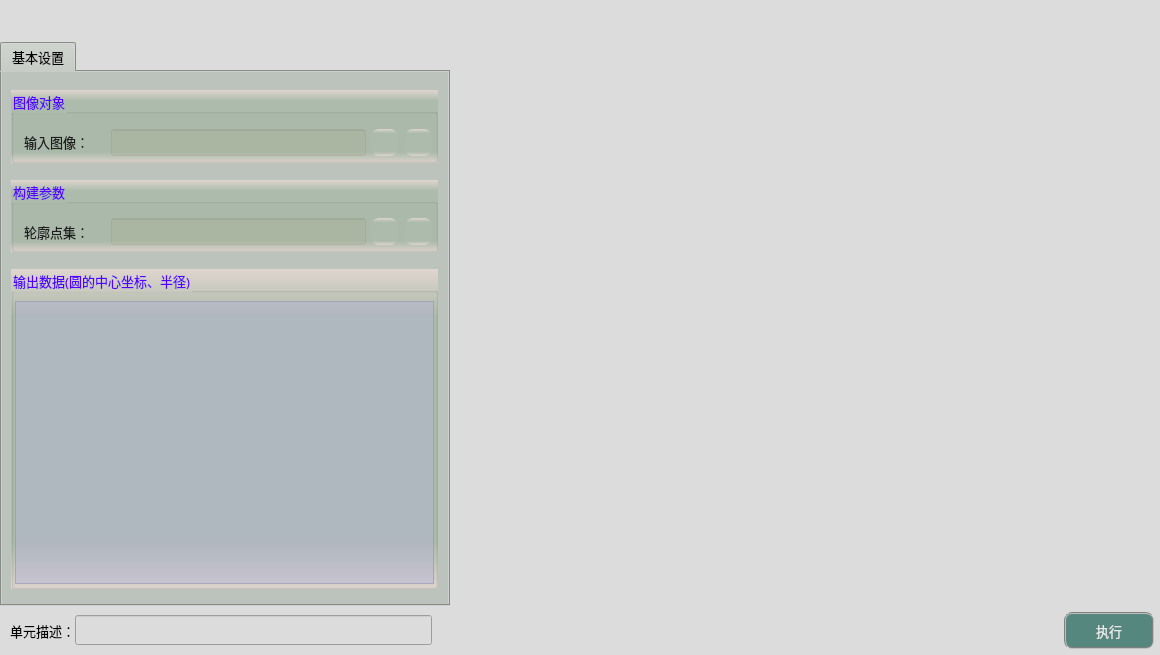
<?xml version="1.0" encoding="UTF-8"?>
<ui version="4.0">
 <class>frmFitCircleClass</class>
 <widget class="QDialog" name="frmFitCircleClass">
  <property name="geometry">
   <rect>
    <x>0</x>
    <y>0</y>
    <width>1160</width>
    <height>655</height>
   </rect>
  </property>
  <property name="sizePolicy">
   <sizepolicy hsizetype="Fixed" vsizetype="Fixed">
    <horstretch>0</horstretch>
    <verstretch>0</verstretch>
   </sizepolicy>
  </property>
  <property name="minimumSize">
   <size>
    <width>1160</width>
    <height>655</height>
   </size>
  </property>
  <property name="maximumSize">
   <size>
    <width>1160</width>
    <height>655</height>
   </size>
  </property>
  <property name="windowTitle">
   <string>拟合圆</string>
  </property>
  <property name="styleSheet">
   <string notr="true">background-color: rgb(220, 220, 220);</string>
  </property>
  <layout class="QGridLayout" name="gridLayout">
   <property name="leftMargin">
    <number>0</number>
   </property>
   <property name="topMargin">
    <number>0</number>
   </property>
   <property name="rightMargin">
    <number>0</number>
   </property>
   <property name="bottomMargin">
    <number>0</number>
   </property>
   <property name="spacing">
    <number>1</number>
   </property>
   <item row="1" column="0">
    <widget class="QTabWidget" name="tabWidget">
     <property name="sizePolicy">
      <sizepolicy hsizetype="Fixed" vsizetype="Expanding">
       <horstretch>0</horstretch>
       <verstretch>0</verstretch>
      </sizepolicy>
     </property>
     <property name="minimumSize">
      <size>
       <width>450</width>
       <height>550</height>
      </size>
     </property>
     <property name="maximumSize">
      <size>
       <width>16777215</width>
       <height>16777215</height>
      </size>
     </property>
     <property name="font">
      <font>
       <family>微软雅黑</family>
       <pointsize>10</pointsize>
      </font>
     </property>
     <property name="styleSheet">
      <string notr="true">background-color: #bcc2bc;</string>
     </property>
     <property name="currentIndex">
      <number>0</number>
     </property>
     <widget class="QWidget" name="tab">
      <attribute name="title">
       <string>基本设置</string>
      </attribute>
      <widget class="QGroupBox" name="groupCamera">
       <property name="geometry">
        <rect>
         <x>9</x>
         <y>18</y>
         <width>427</width>
         <height>73</height>
        </rect>
       </property>
       <property name="font">
        <font>
         <family>微软雅黑</family>
         <pointsize>10</pointsize>
        </font>
       </property>
       <property name="styleSheet">
        <string notr="true">background-color: qlineargradient(x1:0, y1:0, x2:0, y2:1, stop:0 #dfd5cf, stop: 0.15 #acbbac, stop: 0.85 #acbbac,stop:1 #dfd5cf);
color: rgb(85, 0, 255);</string>
       </property>
       <property name="title">
        <string>图像对象</string>
       </property>
       <widget class="QLabel" name="label_4">
        <property name="geometry">
         <rect>
          <x>13</x>
          <y>42</y>
          <width>79</width>
          <height>19</height>
         </rect>
        </property>
        <property name="font">
         <font>
          <family>微软雅黑</family>
          <pointsize>10</pointsize>
         </font>
        </property>
        <property name="styleSheet">
         <string notr="true">color: rgb(30, 30, 30);
background: transparent;</string>
        </property>
        <property name="text">
         <string>输入图像：</string>
        </property>
       </widget>
       <widget class="QLineEdit" name="txtLinkImage">
        <property name="geometry">
         <rect>
          <x>100</x>
          <y>39</y>
          <width>255</width>
          <height>27</height>
         </rect>
        </property>
        <property name="font">
         <font>
          <family>微软雅黑</family>
          <pointsize>10</pointsize>
         </font>
        </property>
        <property name="styleSheet">
         <string notr="true">color: rgb(0, 0, 200);
background-color: rgba(170, 170, 127,50);</string>
        </property>
        <property name="alignment">
         <set>Qt::AlignCenter</set>
        </property>
        <property name="readOnly">
         <bool>true</bool>
        </property>
       </widget>
       <widget class="QPushButton" name="btnLinkImage">
        <property name="geometry">
         <rect>
          <x>360</x>
          <y>39</y>
          <width>27</width>
          <height>27</height>
         </rect>
        </property>
        <property name="toolTip">
         <string>链接图像</string>
        </property>
        <property name="styleSheet">
         <string notr="true">QWidget{ border:none;border-radius: 8px;padding: 2px 4px;}
QPushButton:hover{ background-color: rgba(85, 150, 127, 100);}
QPushButton:pressed{background-color: rgba(85, 180, 127, 160);}</string>
        </property>
        <property name="text">
         <string/>
        </property>
        <property name="icon">
         <iconset resource="sub_res.qrc">
          <normaloff>:/resource/link.png</normaloff>:/resource/link.png</iconset>
        </property>
        <property name="iconSize">
         <size>
          <width>27</width>
          <height>27</height>
         </size>
        </property>
       </widget>
       <widget class="QPushButton" name="btnDelLinkImage">
        <property name="geometry">
         <rect>
          <x>394</x>
          <y>39</y>
          <width>27</width>
          <height>27</height>
         </rect>
        </property>
        <property name="toolTip">
         <string>删除图像链接</string>
        </property>
        <property name="styleSheet">
         <string notr="true">QWidget{ border:none;border-radius: 8px;padding: 2px 4px;}
QPushButton:hover{ background-color: rgba(226, 142, 162, 100);}
QPushButton:pressed{background-color: rgba(226, 172, 162, 200);}</string>
        </property>
        <property name="text">
         <string/>
        </property>
        <property name="icon">
         <iconset resource="sub_res.qrc">
          <normaloff>:/resource/del_link.png</normaloff>:/resource/del_link.png</iconset>
        </property>
        <property name="iconSize">
         <size>
          <width>27</width>
          <height>27</height>
         </size>
        </property>
       </widget>
      </widget>
      <widget class="QGroupBox" name="groupC2">
       <property name="geometry">
        <rect>
         <x>9</x>
         <y>108</y>
         <width>427</width>
         <height>72</height>
        </rect>
       </property>
       <property name="font">
        <font>
         <family>微软雅黑</family>
         <pointsize>10</pointsize>
        </font>
       </property>
       <property name="styleSheet">
        <string notr="true">background-color: qlineargradient(x1:0, y1:0, x2:0, y2:1, stop:0 #dfd5cf, stop: 0.15 #acbbac, stop: 0.85 #acbbac,stop:1 #dfd5cf);
color: rgb(85, 0, 255);</string>
       </property>
       <property name="title">
        <string>构建参数</string>
       </property>
       <widget class="QLabel" name="label_5">
        <property name="geometry">
         <rect>
          <x>13</x>
          <y>42</y>
          <width>79</width>
          <height>19</height>
         </rect>
        </property>
        <property name="font">
         <font>
          <family>微软雅黑</family>
          <pointsize>10</pointsize>
         </font>
        </property>
        <property name="styleSheet">
         <string notr="true">color: rgb(30, 30, 30);
background: transparent;</string>
        </property>
        <property name="text">
         <string>轮廓点集：</string>
        </property>
       </widget>
       <widget class="QPushButton" name="btnDelLinkContour">
        <property name="geometry">
         <rect>
          <x>394</x>
          <y>38</y>
          <width>27</width>
          <height>27</height>
         </rect>
        </property>
        <property name="toolTip">
         <string>删除轮廓点集链接</string>
        </property>
        <property name="styleSheet">
         <string notr="true">QWidget{ border:none;border-radius: 8px;padding: 2px 4px;}
QPushButton:hover{ background-color: rgba(226, 142, 162, 100);}
QPushButton:pressed{background-color: rgba(226, 172, 162, 200);}</string>
        </property>
        <property name="text">
         <string/>
        </property>
        <property name="icon">
         <iconset resource="sub_res.qrc">
          <normaloff>:/resource/del_link.png</normaloff>:/resource/del_link.png</iconset>
        </property>
        <property name="iconSize">
         <size>
          <width>27</width>
          <height>27</height>
         </size>
        </property>
       </widget>
       <widget class="QPushButton" name="btnLinkContour">
        <property name="geometry">
         <rect>
          <x>360</x>
          <y>38</y>
          <width>27</width>
          <height>27</height>
         </rect>
        </property>
        <property name="toolTip">
         <string>链接轮廓点集</string>
        </property>
        <property name="styleSheet">
         <string notr="true">QWidget{ border:none;border-radius: 8px;padding: 2px 4px;}
QPushButton:hover{ background-color: rgba(85, 150, 127, 100);}
QPushButton:pressed{background-color: rgba(85, 180, 127, 160);}</string>
        </property>
        <property name="text">
         <string/>
        </property>
        <property name="icon">
         <iconset resource="sub_res.qrc">
          <normaloff>:/resource/link.png</normaloff>:/resource/link.png</iconset>
        </property>
        <property name="iconSize">
         <size>
          <width>27</width>
          <height>27</height>
         </size>
        </property>
       </widget>
       <widget class="QLineEdit" name="txtLinkContour">
        <property name="geometry">
         <rect>
          <x>100</x>
          <y>38</y>
          <width>255</width>
          <height>27</height>
         </rect>
        </property>
        <property name="font">
         <font>
          <family>微软雅黑</family>
          <pointsize>10</pointsize>
         </font>
        </property>
        <property name="toolTip">
         <string>vector&lt;cv::Point2f&gt;类型</string>
        </property>
        <property name="styleSheet">
         <string notr="true">color: rgb(0, 0, 200);
background-color: rgba(170, 170, 127,50);</string>
        </property>
        <property name="alignment">
         <set>Qt::AlignCenter</set>
        </property>
        <property name="readOnly">
         <bool>true</bool>
        </property>
       </widget>
      </widget>
      <widget class="QGroupBox" name="groupC3">
       <property name="geometry">
        <rect>
         <x>9</x>
         <y>197</y>
         <width>427</width>
         <height>320</height>
        </rect>
       </property>
       <property name="font">
        <font>
         <family>微软雅黑</family>
         <pointsize>10</pointsize>
        </font>
       </property>
       <property name="styleSheet">
        <string notr="true">background-color: qlineargradient(x1:0, y1:0, x2:0, y2:1, stop:0 #dfd5cf, stop: 0.15 #acbbac, stop: 0.85 #acbbac,stop:1 #dfd5cf);
color: rgb(85, 0, 255);</string>
       </property>
       <property name="title">
        <string>输出数据(圆的中心坐标、半径)</string>
       </property>
       <widget class="QTextEdit" name="txtMsg">
        <property name="geometry">
         <rect>
          <x>4</x>
          <y>32</y>
          <width>419</width>
          <height>283</height>
         </rect>
        </property>
        <property name="font">
         <font>
          <family>微软雅黑</family>
         </font>
        </property>
        <property name="styleSheet">
         <string notr="true">QTextEdit         
{
    background-color: rgba(180, 180, 215,120);    
    gridline-color: rgba(220, 220, 255,255);
    color: rgba(20, 20, 20,200);
}
QScrollBar:vertical{ 
		background:#FFFFF2;
		padding-top:20px;
		padding-bottom:20px;
		padding-left:2px;
		padding-right:2px;
		border-left:1px solid #d7d7d7;}
QScrollBar::handle:vertical{
		background:#dbdbdb;
		border-radius:6px;
		min-height:20px;}
QScrollBar::handle:vertical:hover{
		background:#d0d0d0;}
QScrollBar::add-line:vertical{
		background:url(:/resource/down.png) center no-repeat;}
QScrollBar::sub-line:vertical{
		background:url(:/resource/up.png) center no-repeat;}
QScrollBar:horizontal{ 
		background:#FFFFF2;
		padding-top:20px;
		padding-bottom:20px;
		padding-left:2px;
		padding-right:2px;
		border-left:1px solid #d7d7d7;}
QScrollBar::handle:horizontal{
		background:#dbdbdb;
		border-radius:6px;
		min-height:20px;}
QScrollBar::handle:horizontal:hover{
		background:#d0d0d0;}
QScrollBar::add-line:horizontal{
		background:url(:/resource/right.png) center no-repeat;}
QScrollBar::sub-line:horizontal{
		background:url(:/resource/left.png) center no-repeat;}</string>
        </property>
        <property name="readOnly">
         <bool>true</bool>
        </property>
       </widget>
      </widget>
     </widget>
    </widget>
   </item>
   <item row="2" column="0">
    <spacer name="verticalSpacer_4">
     <property name="orientation">
      <enum>Qt::Vertical</enum>
     </property>
     <property name="sizeType">
      <enum>QSizePolicy::Fixed</enum>
     </property>
     <property name="sizeHint" stdset="0">
      <size>
       <width>20</width>
       <height>5</height>
      </size>
     </property>
    </spacer>
   </item>
   <item row="1" column="2">
    <layout class="QGridLayout" name="imageLayout">
     <property name="spacing">
      <number>1</number>
     </property>
    </layout>
   </item>
   <item row="0" column="2">
    <spacer name="verticalSpacer">
     <property name="orientation">
      <enum>Qt::Vertical</enum>
     </property>
     <property name="sizeType">
      <enum>QSizePolicy::Fixed</enum>
     </property>
     <property name="sizeHint" stdset="0">
      <size>
       <width>20</width>
       <height>42</height>
      </size>
     </property>
    </spacer>
   </item>
   <item row="0" column="0">
    <spacer name="verticalSpacer_2">
     <property name="orientation">
      <enum>Qt::Vertical</enum>
     </property>
     <property name="sizeType">
      <enum>QSizePolicy::Fixed</enum>
     </property>
     <property name="sizeHint" stdset="0">
      <size>
       <width>20</width>
       <height>42</height>
      </size>
     </property>
    </spacer>
   </item>
   <item row="3" column="0" colspan="3">
    <layout class="QHBoxLayout" name="horizontalLayout">
     <property name="spacing">
      <number>0</number>
     </property>
     <property name="bottomMargin">
      <number>6</number>
     </property>
     <item>
      <spacer name="horizontalSpacer">
       <property name="orientation">
        <enum>Qt::Horizontal</enum>
       </property>
       <property name="sizeType">
        <enum>QSizePolicy::Fixed</enum>
       </property>
       <property name="sizeHint" stdset="0">
        <size>
         <width>10</width>
         <height>20</height>
        </size>
       </property>
      </spacer>
     </item>
     <item>
      <widget class="QLabel" name="label_3">
       <property name="sizePolicy">
        <sizepolicy hsizetype="Fixed" vsizetype="Fixed">
         <horstretch>0</horstretch>
         <verstretch>0</verstretch>
        </sizepolicy>
       </property>
       <property name="maximumSize">
        <size>
         <width>83</width>
         <height>25</height>
        </size>
       </property>
       <property name="font">
        <font>
         <family>微软雅黑</family>
         <pointsize>10</pointsize>
        </font>
       </property>
       <property name="styleSheet">
        <string notr="true">background-color: rgba(255, 255, 255, 0);</string>
       </property>
       <property name="text">
        <string>单元描述：</string>
       </property>
      </widget>
     </item>
     <item>
      <widget class="QLineEdit" name="txtDescribe">
       <property name="sizePolicy">
        <sizepolicy hsizetype="Fixed" vsizetype="Fixed">
         <horstretch>0</horstretch>
         <verstretch>0</verstretch>
        </sizepolicy>
       </property>
       <property name="minimumSize">
        <size>
         <width>357</width>
         <height>30</height>
        </size>
       </property>
       <property name="maximumSize">
        <size>
         <width>16777215</width>
         <height>30</height>
        </size>
       </property>
       <property name="font">
        <font>
         <family>微软雅黑</family>
         <pointsize>10</pointsize>
        </font>
       </property>
      </widget>
     </item>
     <item>
      <spacer name="horizontalSpacer_8">
       <property name="orientation">
        <enum>Qt::Horizontal</enum>
       </property>
       <property name="sizeHint" stdset="0">
        <size>
         <width>40</width>
         <height>20</height>
        </size>
       </property>
      </spacer>
     </item>
     <item>
      <widget class="QPushButton" name="btnExecute">
       <property name="minimumSize">
        <size>
         <width>90</width>
         <height>37</height>
        </size>
       </property>
       <property name="font">
        <font>
         <family>微软雅黑</family>
         <pointsize>10</pointsize>
        </font>
       </property>
       <property name="styleSheet">
        <string notr="true">QWidget{ background-color: rgb(85, 135, 127);}
QWidget{ color: rgb(235, 235, 235);}
QWidget{ border: 2px groove gray;border-radius: 8px;padding: 2px 4px;}
QPushButton:hover{ background-color: rgb(85, 155, 127);}
QPushButton:pressed{background-color: rgb(85, 175, 127);}</string>
       </property>
       <property name="text">
        <string>执行</string>
       </property>
      </widget>
     </item>
     <item>
      <spacer name="horizontalSpacer_2">
       <property name="orientation">
        <enum>Qt::Horizontal</enum>
       </property>
       <property name="sizeType">
        <enum>QSizePolicy::Fixed</enum>
       </property>
       <property name="sizeHint" stdset="0">
        <size>
         <width>6</width>
         <height>20</height>
        </size>
       </property>
      </spacer>
     </item>
    </layout>
   </item>
   <item row="1" column="1">
    <spacer name="horizontalSpacer_3">
     <property name="orientation">
      <enum>Qt::Horizontal</enum>
     </property>
     <property name="sizeType">
      <enum>QSizePolicy::Fixed</enum>
     </property>
     <property name="sizeHint" stdset="0">
      <size>
       <width>3</width>
       <height>20</height>
      </size>
     </property>
    </spacer>
   </item>
  </layout>
 </widget>
 <layoutdefault spacing="6" margin="11"/>
 <resources>
  <include location="sub_res.qrc"/>
  <include location="sub_res.qrc"/>
  <include location="../FitEllipse/sub_res.qrc"/>
 </resources>
 <connections/>
</ui>
